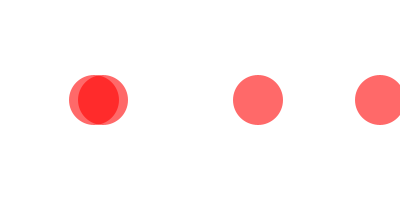
Frame 1 (no input)
Frame 60 (the mouse pressed at the canvas centre just before this capture): identical to frame 1, image omitted
Frame 120 (the mouse held since frame 60 and released just before this capture): identical to frame 1, image omitted

The Processing sketch that drew this single still picture (run headless with seeded random() and noise(); from frame 60 on, the mouse is pressed at the canvas centre):

// Processing sketch: Arrays_Intro_03
// ── Arrays_Intro_03.pde
/* 
 --------------------------
 ** PLEASE READ INFO TAB **
 --------------------------
 
 */
 
/////////////////////////// GLOBALS ////////////////////////////

int[] data = new int[4]; // Déclare & crée notre tableau pour 4 éléments
/////////////////////////// SETUP ////////////////////////////
void setup() {
  size (400, 200); 
  background (255);
  noStroke();
  fill(255,0,0,150);
  smooth();
  for(int i=0; i<data.length; i++) {
    // Attribue 4 valeurs de manière aléatoire à notre tableau
    data[i] = (int)random(width);
   ellipse(data[i], 100,50,50); 
  }
  
}


/////////////////////////// DRAW ////////////////////////////

void draw() {

}

/////////////////////////// FUNCTIONS ////////////////////////////

void keyPressed() {
 setup(); 
}
